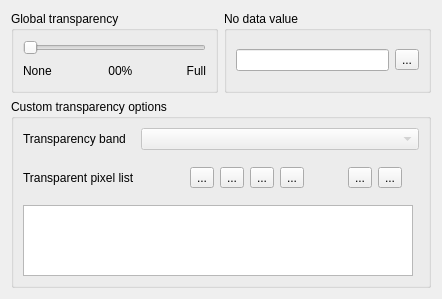
         <widget class="QWidget" name="scrollAreaWidgetContents_2">
          <property name="geometry">
           <rect>
            <x>0</x>
            <y>0</y>
            <width>442</width>
            <height>299</height>
           </rect>
          </property>
          <layout class="QGridLayout" name="gridLayout_7">
           <item row="0" column="0">
            <widget class="QGroupBox" name="groupBox_4">
             <property name="title">
              <string>Global transparency</string>
             </property>
             <layout class="QGridLayout">
              <item row="0" column="0" colspan="5">
               <widget class="QSlider" name="sliderTransparency">
                <property name="sizePolicy">
                 <sizepolicy hsizetype="Expanding" vsizetype="Fixed">
                  <horstretch>0</horstretch>
                  <verstretch>0</verstretch>
                 </sizepolicy>
                </property>
                <property name="maximum">
                 <number>255</number>
                </property>
                <property name="orientation">
                 <enum>Qt::Horizontal</enum>
                </property>
                <property name="tickInterval">
                 <number>25</number>
                </property>
               </widget>
              </item>
              <item row="1" column="0">
               <widget class="QLabel" name="textLabel3">
                <property name="text">
                 <string>None</string>
                </property>
               </widget>
              </item>
              <item row="1" column="1">
               <spacer>
                <property name="orientation">
                 <enum>Qt::Horizontal</enum>
                </property>
                <property name="sizeHint" stdset="0">
                 <size>
                  <width>40</width>
                  <height>20</height>
                 </size>
                </property>
               </spacer>
              </item>
              <item row="1" column="2">
               <widget class="QLabel" name="lblTransparencyPercent">
                <property name="sizePolicy">
                 <sizepolicy hsizetype="Fixed" vsizetype="Fixed">
                  <horstretch>0</horstretch>
                  <verstretch>0</verstretch>
                 </sizepolicy>
                </property>
                <property name="text">
                 <string> 00%</string>
                </property>
               </widget>
              </item>
              <item row="1" column="3">
               <spacer>
                <property name="orientation">
                 <enum>Qt::Horizontal</enum>
                </property>
                <property name="sizeHint" stdset="0">
                 <size>
                  <width>40</width>
                  <height>20</height>
                 </size>
                </property>
               </spacer>
              </item>
              <item row="1" column="4">
               <widget class="QLabel" name="textLabel4">
                <property name="text">
                 <string>&lt;p align=&quot;right&quot;&gt;Full&lt;/p&gt;</string>
                </property>
               </widget>
              </item>
             </layout>
            </widget>
           </item>
           <item row="0" column="1">
            <widget class="QGroupBox" name="gboxNoDataValue">
             <property name="title">
              <string>No data value</string>
             </property>
             <layout class="QGridLayout" name="gridLayout_5">
              <item row="0" column="0">
               <widget class="QLineEdit" name="leNoDataValue"/>
              </item>
              <item row="0" column="1">
               <widget class="QToolButton" name="btnResetNull">
                <property name="toolTip">
                 <string>Reset to file defined null</string>
                </property>
                <property name="text">
                 <string>...</string>
                </property>
                <property name="icon">
                 <iconset resource="../../images/images.qrc">
                  <normaloff>:/images/themes/default/mActionDraw.png</normaloff>:/images/themes/default/mActionDraw.png</iconset>
                </property>
               </widget>
              </item>
             </layout>
            </widget>
           </item>
           <item row="1" column="0" colspan="2">
            <widget class="QGroupBox" name="gboxCustomTransparency">
             <property name="title">
              <string>Custom transparency options</string>
             </property>
             <layout class="QGridLayout">
              <item row="0" column="0">
               <widget class="QLabel" name="lblTransparent">
                <property name="text">
                 <string>Transparency band</string>
                </property>
               </widget>
              </item>
              <item row="0" column="1" colspan="2">
               <widget class="QComboBox" name="cboxTransparencyBand">
                <property name="enabled">
                 <bool>false</bool>
                </property>
                <property name="sizePolicy">
                 <sizepolicy hsizetype="Expanding" vsizetype="Fixed">
                  <horstretch>0</horstretch>
                  <verstretch>0</verstretch>
                 </sizepolicy>
                </property>
                <property name="minimumSize">
                 <size>
                  <width>150</width>
                  <height>0</height>
                 </size>
                </property>
               </widget>
              </item>
              <item row="2" column="0">
               <widget class="QLabel" name="label_2">
                <property name="text">
                 <string>Transparent pixel list</string>
                </property>
               </widget>
              </item>
              <item row="3" column="0" colspan="2">
               <widget class="QTableWidget" name="tableTransparency">
                <property name="verticalScrollBarPolicy">
                 <enum>Qt::ScrollBarAsNeeded</enum>
                </property>
                <property name="alternatingRowColors">
                 <bool>true</bool>
                </property>
                <property name="selectionMode">
                 <enum>QAbstractItemView::SingleSelection</enum>
                </property>
                <property name="selectionBehavior">
                 <enum>QAbstractItemView::SelectRows</enum>
                </property>
                <property name="showGrid">
                 <bool>false</bool>
                </property>
                <property name="rowCount">
                 <number>0</number>
                </property>
                <property name="columnCount">
                 <number>0</number>
                </property>
               </widget>
              </item>
              <item row="2" column="1">
               <layout class="QHBoxLayout" name="horizontalLayout_2">
                <property name="margin">
                 <number>11</number>
                </property>
                <item>
                 <spacer name="horizontalSpacer_3">
                  <property name="orientation">
                   <enum>Qt::Horizontal</enum>
                  </property>
                  <property name="sizeHint" stdset="0">
                   <size>
                    <width>40</width>
                    <height>20</height>
                   </size>
                  </property>
                 </spacer>
                </item>
                <item>
                 <widget class="QToolButton" name="pbnAddValuesManually">
                  <property name="toolTip">
                   <string>Add values manually</string>
                  </property>
                  <property name="text">
                   <string>...</string>
                  </property>
                  <property name="icon">
                   <iconset>
                    <normaloff>../../images/themes/default/mActionNewAttribute.png</normaloff>../../images/themes/default/mActionNewAttribute.png</iconset>
                  </property>
                 </widget>
                </item>
                <item>
                 <widget class="QToolButton" name="pbnAddValuesFromDisplay">
                  <property name="enabled">
                   <bool>true</bool>
                  </property>
                  <property name="toolTip">
                   <string>Add Values from display</string>
                  </property>
                  <property name="text">
                   <string>...</string>
                  </property>
                  <property name="icon">
                   <iconset>
                    <normaloff>../../images/themes/default/mActionContextHelp.png</normaloff>../../images/themes/default/mActionContextHelp.png</iconset>
                  </property>
                 </widget>
                </item>
                <item>
                 <widget class="QToolButton" name="pbnRemoveSelectedRow">
                  <property name="toolTip">
                   <string>Remove selected row</string>
                  </property>
                  <property name="text">
                   <string>...</string>
                  </property>
                  <property name="icon">
                   <iconset>
                    <normaloff>../../images/themes/default/mActionDeleteAttribute.png</normaloff>../../images/themes/default/mActionDeleteAttribute.png</iconset>
                  </property>
                 </widget>
                </item>
                <item>
                 <widget class="QToolButton" name="pbnDefaultValues">
                  <property name="toolTip">
                   <string>Default values</string>
                  </property>
                  <property name="text">
                   <string>...</string>
                  </property>
                  <property name="icon">
                   <iconset>
                    <normaloff>../../images/themes/default/mActionCopySelected.png</normaloff>../../images/themes/default/mActionCopySelected.png</iconset>
                  </property>
                 </widget>
                </item>
                <item>
                 <spacer name="horizontalSpacer_2">
                  <property name="orientation">
                   <enum>Qt::Horizontal</enum>
                  </property>
                  <property name="sizeHint" stdset="0">
                   <size>
                    <width>40</width>
                    <height>20</height>
                   </size>
                  </property>
                 </spacer>
                </item>
                <item>
                 <widget class="QToolButton" name="pbnExportTransparentPixelValues">
                  <property name="toolTip">
                   <string>Export to file</string>
                  </property>
                  <property name="text">
                   <string>...</string>
                  </property>
                  <property name="icon">
                   <iconset>
                    <normaloff>../../images/themes/default/mActionFileSave.png</normaloff>../../images/themes/default/mActionFileSave.png</iconset>
                  </property>
                 </widget>
                </item>
                <item>
                 <widget class="QToolButton" name="pbnImportTransparentPixelValues">
                  <property name="toolTip">
                   <string>Import from file</string>
                  </property>
                  <property name="text">
                   <string>...</string>
                  </property>
                  <property name="icon">
                   <iconset>
                    <normaloff>../../images/themes/default/mActionFolder.png</normaloff>../../images/themes/default/mActionFolder.png</iconset>
                  </property>
                 </widget>
                </item>
               </layout>
              </item>
             </layout>
            </widget>
           </item>
          </layout>
         </widget>
